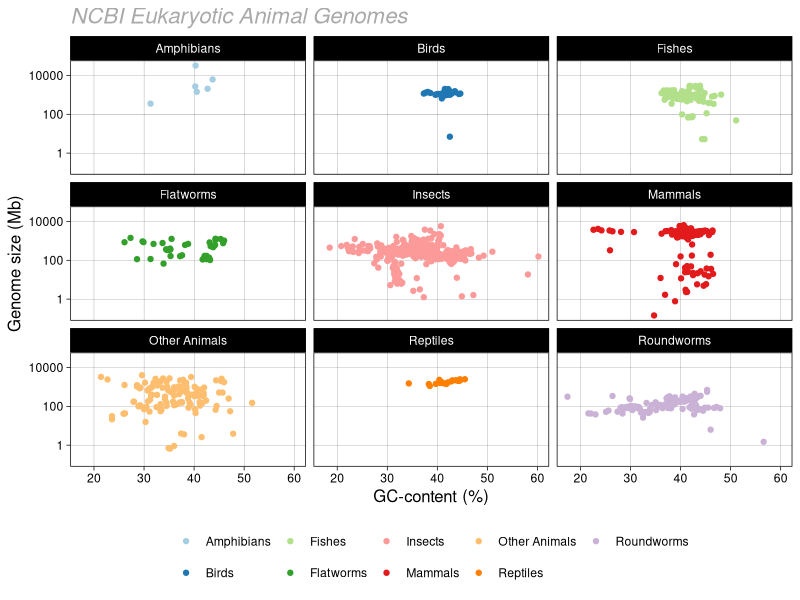
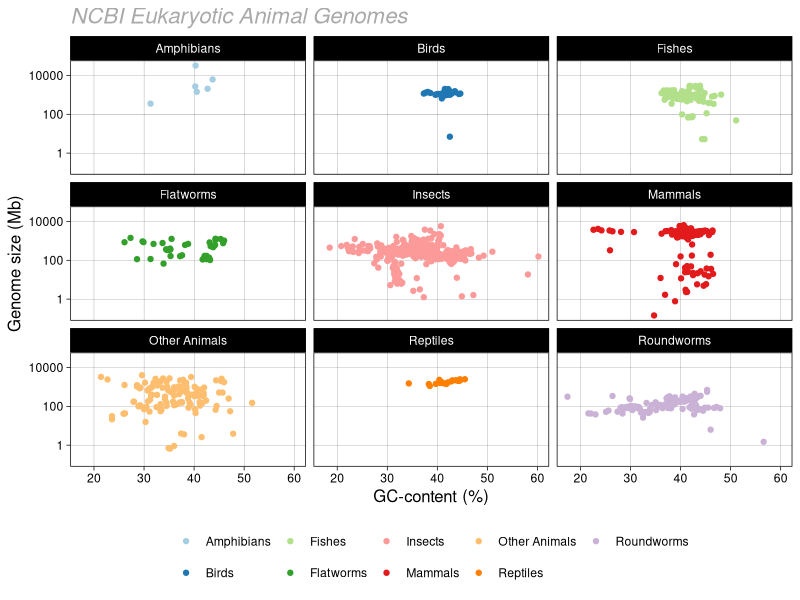

Recreate these plots in R, in order.
# Description: Introduction to tidyverse
# Example
# Note: recommended to start new session for each script (Session > New Session)

# If you haven't installed tidyverse, please uncomment the following line
# install.packages("tidyverse")

# load the package tidyverse
library(tidyverse)

## 1. Read in data
## An operational taxonomic unit (OTU)
animals <- read_tsv("data/animals.tsv")
# Another tweaking example

## Scatterplot from 2
animals %>% 
  select(subgroup, gc, size_mb) %>% 
  filter(!is.na(gc), !is.na(size_mb)) %>% 
  ggplot(aes(x = gc, y = size_mb, color = subgroup)) +
  geom_point() +
  facet_wrap(~subgroup) +
  xlab("GC-content (%)") +
  ylab("Genome size (Mb)") +
  ggtitle("NCBI Eukaryotic Animal Genomes") +
  scale_y_log10() +
  scale_colour_brewer(palette = "Paired") +
  theme_linedraw() +
  theme(
    legend.position = "bottom",
    legend.title = element_blank(),
    axis.title = element_text(size = 12),
    plot.title = element_text(size = 16, face = "italic", colour = "darkgrey"),
    panel.grid.minor = element_blank()
  )
ggsave("plots/point_gc_size.png",
       width = 10, height = 8
)
